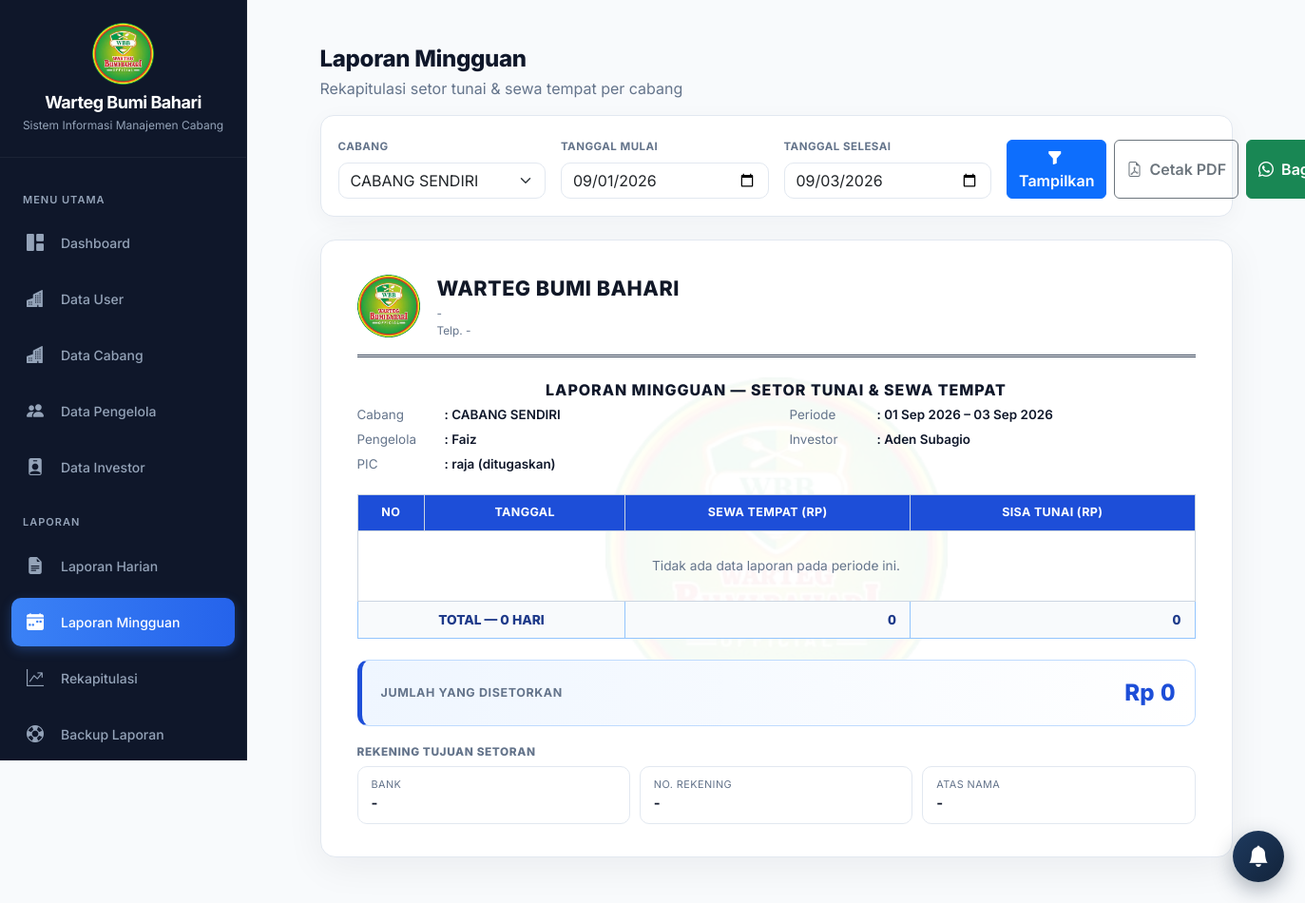
Page /admin_pusat/laporan_mingguan.php (signed in) on the committed database.
### tables this page shows
CREATE TABLE `cabang` (
  `id_cabang` int(11) NOT NULL AUTO_INCREMENT,
  `nama_cabang` varchar(100) DEFAULT NULL,
  `alamat` text DEFAULT NULL,
  `no_telp` varchar(20) NOT NULL,
  `nama_pengelola` varchar(20) NOT NULL,
  `no_rekening_cabang` varchar(50) DEFAULT NULL,
  `atas_nama_cabang` varchar(100) DEFAULT NULL,
  `nama_bank_cabang` varchar(50) DEFAULT NULL,
  `id_investor` int(11) DEFAULT NULL,
  PRIMARY KEY (`id_cabang`),
  KEY `id_investor` (`id_investor`),
  CONSTRAINT `cabang_ibfk_1` FOREIGN KEY (`id_investor`) REFERENCES `investor` (`id_investor`) ON DELETE SET NULL
);

CREATE TABLE `users` (
  `id` int(11) NOT NULL AUTO_INCREMENT,
  `id_cabang` int(11) DEFAULT NULL,
  `username` varchar(50) NOT NULL,
  `password` varchar(255) NOT NULL,
  `role` enum('pusat','pic','cabang','investor') NOT NULL DEFAULT 'cabang',
  `login_attempts` int(11) DEFAULT 0,
  `lock_until` datetime DEFAULT NULL,
  `id_pengelola` int(11) DEFAULT NULL,
  `id_investor` int(11) DEFAULT NULL,
  `status` enum('aktif','nonaktif') DEFAULT 'aktif',
  `last_login_at` datetime DEFAULT NULL,
  `last_login_ip` varchar(45) DEFAULT NULL,
  `password_changed_at` datetime DEFAULT NULL,
  `totp_secret` varchar(32) DEFAULT NULL,
  `totp_enabled` tinyint(1) NOT NULL DEFAULT 0,
  `totp_backup_codes` text DEFAULT NULL,
  PRIMARY KEY (`id`),
  UNIQUE KEY `username` (`username`),
  KEY `idx_users_investor` (`id_investor`)
);

### config/koneksi.php (called while the page is built, shortened)
<?php
if (!function_exists('h')) {
    function h($string): string
    {
        return htmlspecialchars((string) ($string ?? ''), ENT_QUOTES, 'UTF-8');
    }
}
if (!function_exists('anchor_periode')) {
    function anchor_periode(string $tgl_akhir_periode): string
    {
        $hari_ini = date('Y-m-d');
        return $tgl_akhir_periode < $hari_ini ? $tgl_akhir_periode : $hari_ini;
    }
}
if (!function_exists('pengelola_pada_tanggal')) {
    function pengelola_pada_tanggal(mysqli $conn, int $id_cabang, string $tanggal): string
    {
        $stmt = $conn->prepare("
            SELECT nama_pengelola FROM pengelola
            WHERE id_cabang = ? AND tgl_mulai <= ? AND (tgl_selesai IS NULL OR tgl_selesai >= ?)
            ORDER BY tgl_mulai DESC LIMIT 1
        ");
        $stmt->bind_param('iss', $id_cabang, $tanggal, $tanggal);
        $stmt->execute();
        $nama = $stmt->get_result()->fetch_assoc()['nama_pengelola'] ?? null;
        if ($nama) {
            return $nama;
        }
        $stmt = $conn->prepare('SELECT nama_pengelola FROM cabang WHERE id_cabang = ?');
        $stmt->bind_param('i', $id_cabang);
        $stmt->execute();
        $fallback = $stmt->get_result()->fetch_assoc()['nama_pengelola'] ?? null;
        return $fallback ?: '-';
    }
}
if (!function_exists('investor_pada_tanggal')) {
    function investor_pada_tanggal(mysqli $conn, int $id_cabang, string $tanggal): string
    {
        $stmt = $conn->prepare("
            SELECT i.nama_investor FROM cabang_investor ci
            JOIN investor i ON i.id_investor = ci.id_investor
            WHERE ci.id_cabang = ? AND ci.tgl_mulai <= ? AND (ci.tgl_selesai IS NULL OR ci.tgl_selesai >= ?)
            ORDER BY ci.tgl_mulai DESC LIMIT 1
        ");
        $stmt->bind_param('iss', $id_cabang, $tanggal, $tanggal);
        $stmt->execute();
        $nama = $stmt->get_result()->fetch_assoc()['nama_investor'] ?? null;
        return $nama ?: '-';
    }
}

### admin_pusat/laporan_mingguan.php (the view, shortened to what this page needs)
<?php
require '../config/koneksi.php';
include 'sidebar_pusat.php';
$id_cabang   = isset($_GET['id_cabang']) ? (int) $_GET['id_cabang'] : 0;
$tgl_mulai   = $_GET['tgl_mulai']   ?? date('Y-m-01');
$tgl_selesai = $_GET['tgl_selesai'] ?? date('Y-m-d');
$list_cabang = [];
$res_cabang  = $conn->query("SELECT id_cabang, nama_cabang FROM cabang ORDER BY nama_cabang ASC");
while ($c = $res_cabang->fetch_assoc()) {
    $list_cabang[] = $c;
}
if (!$id_cabang && $list_cabang) {
    $id_cabang = (int) $list_cabang[0]['id_cabang'];
}
$info = null;
if ($id_cabang) {
    $stmt = $conn->prepare("
        SELECT c.nama_cabang, c.no_rekening_cabang, c.nama_bank_cabang, c.atas_nama_cabang, c.alamat, c.no_telp
        FROM cabang c WHERE c.id_cabang = ? LIMIT 1
    ");
    $stmt->bind_param('i', $id_cabang);
    $stmt->execute();
    $info = $stmt->get_result()->fetch_assoc();
    if ($info) {
        $anchor = anchor_periode($tgl_selesai);
        $info['nama_pengelola'] = pengelola_pada_tanggal($conn, $id_cabang, $anchor);
        $info['nama_investor']  = investor_pada_tanggal($conn, $id_cabang, $anchor);
    }
}
$nama_cabang   = $info['nama_cabang']        ?? '-';
$pengelola     = !empty($info['nama_pengelola'])    ? $info['nama_pengelola']    : '-';
$investor      = !empty($info['nama_investor'])     ? $info['nama_investor']     : '-';
$no_rekening   = !empty($info['no_rekening_cabang']) ? $info['no_rekening_cabang'] : '-';
$nama_bank     = !empty($info['nama_bank_cabang'])   ? $info['nama_bank_cabang']   : '-';
$atas_nama_rek = !empty($info['atas_nama_cabang'])   ? $info['atas_nama_cabang']   : '-';
$alamat_cabang = !empty($info['alamat'])   ? $info['alamat']   : 'Kantor Pusat : Jl. Pamulang Permai Raya, Pamulang Bar., Kec. Pamulang, Kota Tangerang Selatan, Banten 15417';
$no_hp_cabang  = !empty($info['no_telp'])  ? $info['no_telp']  : '087784838769';
$nama_pic = '-';
if ($id_cabang) {
    $stmt = $conn->prepare("
        SELECT GROUP_CONCAT(DISTINCT u.username ORDER BY u.username SEPARATOR ', ') AS pic
        FROM laporan_cabang lc
        JOIN users u ON u.id = lc.id_user_laporan
        WHERE lc.id_cabang = ? AND lc.tanggal BETWEEN ? AND ?
          AND lc.status_laporan = 'lengkap' AND lc.id_user_laporan IS NOT NULL
    ");
    $stmt->bind_param('iss', $id_cabang, $tgl_mulai, $tgl_selesai);
    $stmt->execute();
    $nama_pic = $stmt->get_result()->fetch_assoc()['pic'] ?? null;
    $nama_pic = $nama_pic ?: '-';
    if ($nama_pic === '-') {
        $stmt2 = $conn->prepare("
            SELECT u.username FROM pengelola p
            JOIN users u ON u.id = p.id_user AND u.role = 'pic'
            WHERE p.id_cabang = ? AND p.tgl_mulai <= ? AND (p.tgl_selesai IS NULL OR p.tgl_selesai >= ?)
            ORDER BY p.tgl_mulai DESC LIMIT 1
        ");
        $anchor_pic = anchor_periode($tgl_selesai);
        $stmt2->bind_param('iss', $id_cabang, $anchor_pic, $anchor_pic);
        $stmt2->execute();
        $ditugaskan = $stmt2->get_result()->fetch_assoc()['username'] ?? null;
        if ($ditugaskan) {
            $nama_pic = $ditugaskan . ' (ditugaskan)';
        }
    }
}
$data_laporan     = [];
$total_sewa       = 0;
$total_sisa_tunai = 0;
$total_baris       = count($data_laporan);
$jumlah_disetorkan = $total_sewa - $total_sisa_tunai;
function lm_rp($n): string
{
    return number_format((float) $n, 0, ',', '.');
}
?>
<div class="container-fluid py-3">
  <div class="lm-wrap">
    <div class="lm-page-head d-flex flex-wrap justify-content-between align-items-start gap-2 mb-3">
        <div>
            <h4 class="mb-1">Laporan Mingguan</h4>
            <p class="mb-0">Rekapitulasi setor tunai &amp; sewa tempat per cabang</p>
        </div>
    </div>
    <form method="GET" action="" class="lm-filter mb-4">
        <div class="row g-3 align-items-end">
            <div class="col-lg-3 col-sm-6">
                <label class="form-label">Cabang</label>
                <select name="id_cabang" class="form-select">
                    <?php foreach ($list_cabang as $c): ?>
                        <option value="<?= (int) $c['id_cabang'] ?>" <?= ($c['id_cabang'] == $id_cabang) ? 'selected' : '' ?>>
                            <?= h($c['nama_cabang']) ?>
                        </option>
                    <?php endforeach; ?>
                </select>
            </div>
            <div class="col-lg-3 col-sm-6">
                <label class="form-label">Tanggal Mulai</label>
                <input type="date" name="tgl_mulai" class="form-control" value="<?= h($tgl_mulai) ?>">
            </div>
            <div class="col-lg-3 col-sm-6">
                <label class="form-label">Tanggal Selesai</label>
                <input type="date" name="tgl_selesai" class="form-control" value="<?= h($tgl_selesai) ?>">
            </div>
            <div class="col-lg-3 col-sm-6">
                <div class="d-flex gap-2 lm-btns">
                    <button type="submit" class="btn btn-primary flex-fill fw-semibold">
                        <i class="bi bi-funnel-fill me-1"></i> Tampilkan
                    </button>
                    <button type="button" onclick="cetakPDF(this)" class="btn btn-outline-secondary flex-fill fw-semibold text-nowrap">
                        <i class="bi bi-file-earmark-pdf me-1"></i> Cetak PDF
                    </button>
                    <button type="button" onclick="bagikanWA(this)" class="btn btn-success flex-fill fw-semibold text-nowrap">
                        <i class="bi bi-whatsapp me-1"></i> Bagikan ke WA
                    </button>
                </div>
            </div>
        </div>
    </form>
    <div class="lm-paper" id="area-laporan">
        <img src="../assets/img/wbb.png" class="lm-watermark" alt="">
        <div class="lm-kop">
            <img src="../assets/img/wbb.png" alt="Logo Warteg Bumi Bahari">
            <div>
                <p class="lm-kop-name">WARTEG BUMI BAHARI</p>
                <p class="lm-kop-addr">
                    <?= h($alamat_cabang) ?><br>
                    Telp. <?= h($no_hp_cabang) ?>
                </p>
            </div>
        </div>
        <div class="lm-doc-title">LAPORAN MINGGUAN &mdash; SETOR TUNAI &amp; SEWA TEMPAT</div>
        <div class="lm-meta">
            <div><span class="k">Cabang</span><span class="v">: <?= h($nama_cabang) ?></span></div>
            <div><span class="k">Periode</span><span class="v">: <?= date('d M Y', strtotime($tgl_mulai)) ?> &ndash; <?= date('d M Y', strtotime($tgl_selesai)) ?></span></div>
            <div><span class="k">Pengelola</span><span class="v">: <?= h($pengelola) ?></span></div>
            <div><span class="k">Investor</span><span class="v">: <?= h($investor) ?></span></div>
            <div><span class="k">PIC</span><span class="v">: <?= h($nama_pic) ?></span></div>
        </div>
        <table class="lm-table">
            <thead>
                <tr>
                    <th style="width: 8%;">No</th>
                    <th style="width: 24%;">Tanggal</th>
                    <th style="width: 34%;">Sewa Tempat (Rp)</th>
                    <th style="width: 34%;">Sisa Tunai (Rp)</th>
                </tr>
            </thead>
            <tbody>
                <?php if ($total_baris > 0): ?>
                    <?php $no = 1; foreach ($data_laporan as $row): ?>
                        <?php if ($row['libur']): ?>
                        <tr>
                            <td class="c"><?= $no++ ?></td>
                            <td class="c"><?= date('d/m/Y', strtotime($row['tanggal'])) ?></td>
                            <td class="c" colspan="2" style="font-style:italic; color:#666;">LIBUR / TUTUP</td>
                        </tr>
                        <?php else: ?>
                        <tr>
                            <td class="c"><?= $no++ ?></td>
                            <td class="c"><?= date('d/m/Y', strtotime($row['tanggal'])) ?></td>
                            <td class="num"><?= lm_rp($row['sewa']) ?></td>
                            <td class="num lm-neg"><?= $row['sisa_tunai'] > 0 ? '(' . lm_rp($row['sisa_tunai']) . ')' : '0' ?></td>
                        </tr>
                        <?php endif; ?>
                    <?php endforeach; ?>
                <?php else: ?>
                    <tr class="lm-empty"><td colspan="4">Tidak ada data laporan pada periode ini.</td></tr>
                <?php endif; ?>
                <tr class="lm-total">
                    <td class="c" colspan="2">TOTAL &mdash; <?= $total_baris ?> HARI</td>
                    <td class="num"><?= lm_rp($total_sewa) ?></td>
                    <td class="num"><?= $total_sisa_tunai > 0 ? '(' . lm_rp($total_sisa_tunai) . ')' : '0' ?></td>
                </tr>
            </tbody>
        </table>
        <div class="lm-callout">
            <span class="lbl">Jumlah yang Disetorkan</span>
            <span class="val">Rp <?= lm_rp($jumlah_disetorkan) ?></span>
        </div>
        <div class="lm-rek">
            <h6>Rekening Tujuan Setoran</h6>
            <div class="lm-rek-grid">
                <div class="lm-rek-item"><div class="k">Bank</div><div class="v"><?= h($nama_bank) ?></div></div>
                <div class="lm-rek-item"><div class="k">No. Rekening</div><div class="v"><?= h($no_rekening) ?></div></div>
                <div class="lm-rek-item"><div class="k">Atas Nama</div><div class="v"><?= h($atas_nama_rek) ?></div></div>
            </div>
        </div>
    </div>
  </div>
</div>

### rows in the picture
cabang: alamat "-", no_telp "-", nama_cabang "CABANG SENDIRI", nama_bank_cabang "-", no_rekening_cabang "-", atas_nama_cabang "-"
users: username "raja (ditugaskan)"

### other values in the picture
$pengelola "Faiz"
$investor "Aden Subagio"
$total_baris "0"
lm_rp($total_sewa) "0"
lm_rp($jumlah_disetorkan) "0"
form field id_cabang "CABANG SENDIRI"
